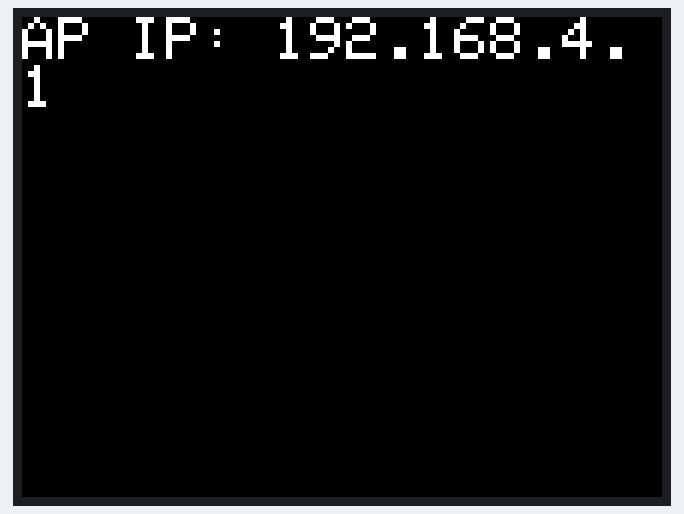
A sketch run on a simulated ESP32. Parts: 320×240 colour display. What the sketch prints to the serial monitor is not drawn.

Above: at 0.3 s.

The sketch:

stack_IP.ino
```cpp
#include <M5Stack.h>
#include <WiFi.h>

const char* ssid = "your_SSID";
const char* password = "your_PASSWORD";

void setup() {
  // Initialize M5Stack
  M5.begin();

  // Initialize Serial Monitor
  Serial.begin(115200);

  // Set up the access point
  WiFi.softAP(ssid, password);

  // Get IP address of the access point
  IPAddress ip = WiFi.softAPIP();

  // Print IP address to Serial Monitor
  Serial.print("AP IP address: ");
  Serial.println(ip);

  // Display IP address on M5Stack screen
  M5.Lcd.clear();
  M5.Lcd.setTextSize(3);
  M5.Lcd.setCursor(0, 0);
  M5.Lcd.printf("AP IP: %s", ip.toString().c_str());
}

void loop() {
  // Nothing to do here
}
```
